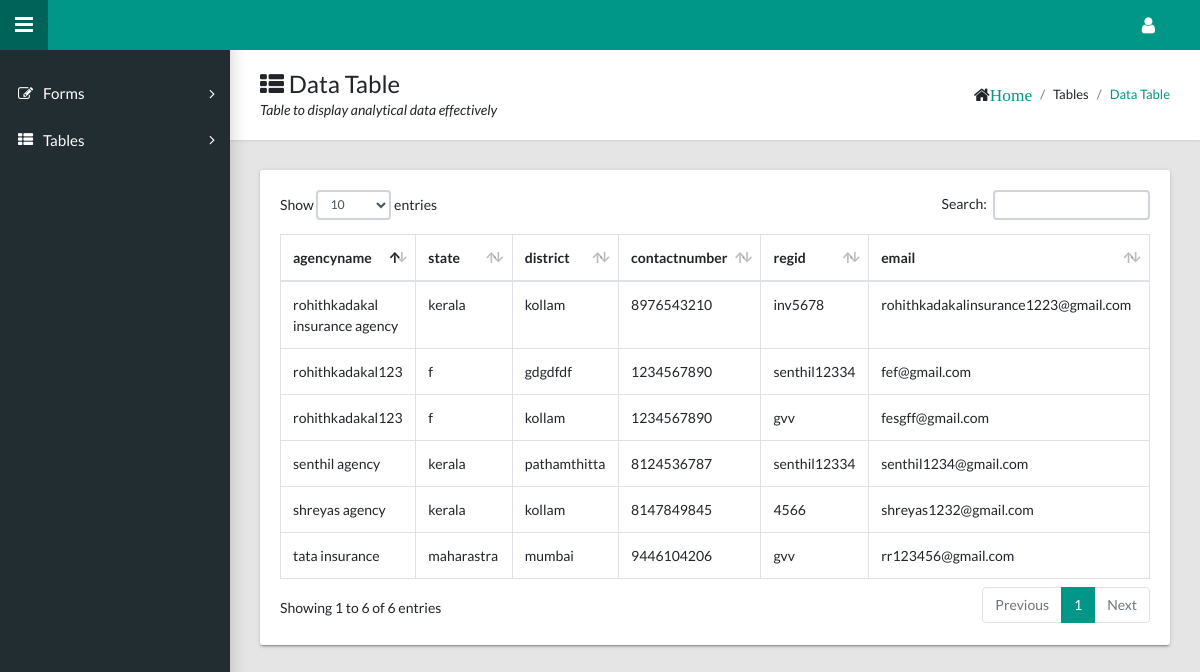
The app's page /insview (signed in) with its own data.
### home/model3.py (models this page shows)
class Home3(models.Model):
    agencyname=models.CharField(max_length=255)
    state=models.CharField(max_length=255)
    district=models.CharField(max_length=255)
    contactnumber=models.IntegerField(null=True)
    regid=models.CharField(max_length=255)
    email=models.EmailField(max_length=255,unique=True, error_messages={'unique': 'This email address is already in use.'})
    password=models.CharField(max_length=255)
    user_type=models.CharField(max_length=255,default='insuranceagency')

### home/views.py (the view)
# urls.py: path('insview',views.inv,name='insview'),
@no_cache
def inv(request):
    user_id=request.session.get('Home15_id')
    try:
        User=Home15.objects.get(id=user_id)
    except Home15.DoesNotExist:
        return redirect('new')
    stu=Home3.objects.all().values()
    return render(request,'insview.html',{'stu':stu})

### home/templates/insview.html (shortened to what this page needs)
<!DOCTYPE html>
<html lang="en">
  {% load static %}
  <head>
    <link rel="stylesheet" type="text/css" href="{% static 'vali-master/docs/css/main.css' %}">
    <link rel="stylesheet" type="text/css" href="https://maxcdn.bootstrapcdn.com/font-awesome/4.7.0/css/font-awesome.min.css">
  </head>
  <body class="app sidebar-mini rtl">
     <header class="app-header">{% comment %}<a class="app-header__logo" href="index.html">Vali</a> {% endcomment %}
      <a class="app-sidebar__toggle" href="#" data-toggle="sidebar" aria-label="Hide Sidebar"></a>
      <ul class="app-nav">
        <li class="dropdown"><a class="app-nav__item" href="#" data-toggle="dropdown" aria-label="Open Profile Menu"><i class="fa fa-user fa-lg"></i></a>
        </li>
      </ul>
    </header>
    <aside class="app-sidebar">
      <ul class="app-menu">
        <li class="treeview"><a class="app-menu__item" href="#" data-toggle="treeview"><i class="app-menu__icon fa fa-edit"></i><span class="app-menu__label">Forms</span><i class="treeview-indicator fa fa-angle-right"></i></a>
        </li>
        <li class="treeview">
          <a class="app-menu__item" href="#" data-toggle="treeview">
            <i class="app-menu__icon fa fa-th-list"></i>
            <span class="app-menu__label">Tables</span>
            <i class="treeview-indicator fa fa-angle-right"></i>
          </a>
        </li>
    </aside>
    <main class="app-content">
      <div class="app-title">
        <div>
          <h1><i class="fa fa-th-list"></i> Data Table</h1>
          <p>Table to display analytical data effectively</p>
        </div>
        <ul class="app-breadcrumb breadcrumb side">
          <li class="breadcrumb-item"><span class="fa fa-home fa-lg"><a href="adminhomebutton">home</a></span></li>
          <li class="breadcrumb-item">Tables</li>
          <li class="breadcrumb-item active"><a href="#">Data Table</a></li>
        </ul>
      </div>
      <div class="row">
        <div class="col-md-12">
          <div class="tile">
            <div class="tile-body">
              <table class="table table-hover table-bordered" id="sampleTable">
                <thead>
                  <tr><th>agencyname</th>
                    <th>state</th>
                    <th>district</th>
                    <th>contactnumber</th>
                    <th>regid</th>
                    <th>email</th>
                  </tr></thead><tbody>
                  {% for stu in stu %}
                  <tr>
                    <td>{{stu.agencyname}}</td>
                    <td>{{stu.state}}</td>
                    <td>{{stu.district}}</td>
                    <td>{{stu.contactnumber}}</td>
                    <td>{{stu.regid}}</td>
                    <td>{{stu.email}}</td>
                    </tr>
                      {% endfor %}
                </tbody>
              </table>
            </div>
          </div>
        </div>
      </div>
    </main>
  </body>
</html>

### records on screen
Home3: agencyname "tata insurance", state "maharastra", district "mumbai", contactnumber "9446104206", regid "gvv", email "rr123456@gmail.com"
Home3: agencyname "shreyas agency", state "kerala", district "kollam", contactnumber "8147849845", regid "4566", email "shreyas1232@gmail.com"
Home3: agencyname "senthil agency", state "kerala", district "pathamthitta", contactnumber "8124536787", regid "senthil12334", email "senthil1234@gmail.com"
Home3: agencyname "rohithkadakal123", state "f", district "gdgdfdf", contactnumber "1234567890", regid "senthil12334", email "fef@gmail.com"
Home3: agencyname "rohithkadakal123", state "f", district "kollam", contactnumber "1234567890", regid "gvv", email "fesgff@gmail.com"
Home3: agencyname "rohithkadakal insurance agency", state "kerala", district "kollam", contactnumber "8976543210", regid "inv5678", email "rohithkadakalinsurance1223@gmail.com"
